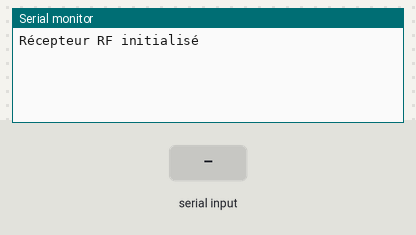
A program run on a simulated ESP32. On the bench: the last lines printed to the serial monitor. Inputs (shaded band) come from the test bench.

Above: at 1.2 s.
1.3 s: "1" received over the second serial link
At 3.5 s:
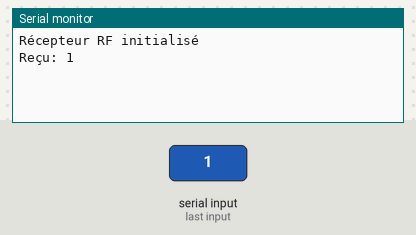
3.8 s: "0" received over the second serial link
At 5.2 s:
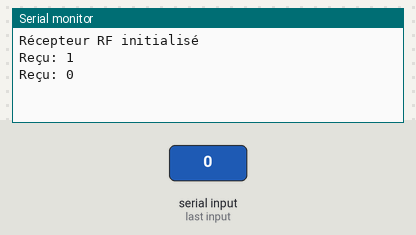
5.3 s: "2" received over the second serial link
At 7.1 s:
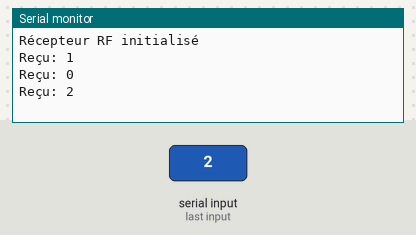

The program:

main.cpp
```cpp
/**
 * @file main.cpp
 * @brief Programme principal du récepteur RF
 * @version 1.0
 * @date 2024-06-05
 */

#include <Arduino.h>
#include "RecepteurRF.h"

// Constantes
const int PIN_RECEPTION    = 16;
const int PIN_TRANSMISSION = 17;
const int VITESSE_CONSOLE  = 9600;
const int VITESSE_RF       = 200;
const int DELAI_AFFICHAGE  = 1000;

// Instances
HardwareSerial portRF(2);
RecepteurRF    recepteur(portRF, PIN_RECEPTION, PIN_TRANSMISSION, VITESSE_RF);

/**
 * @brief Initialisation du programme
 */
void setup()
{
    Serial.begin(VITESSE_CONSOLE);
    recepteur.initialiser();
    Serial.println("Récepteur RF initialisé");
}

/**
 * @brief Affiche le message reçu
 * @param message Message à afficher
 */
void afficherMessage(const String& message)
{
    Serial.println("Reçu: " + message);
}

/**
 * @brief Boucle principale
 */
void loop()
{
    if(recepteur.donneesDisponibles())
    {
        String message = recepteur.lireMessage();
        afficherMessage(message);
        delay(DELAI_AFFICHAGE);
    }
}
```

Measured:
- after the input at 1.3 s, the serial monitor: prints a new line after 1.0 s (image 1)
- after the input at 3.8 s, the serial monitor: prints a new line after 1.0 s (image 2)
- after the input at 5.3 s, the serial monitor: prints a new line after 1.5 s (image 3)
